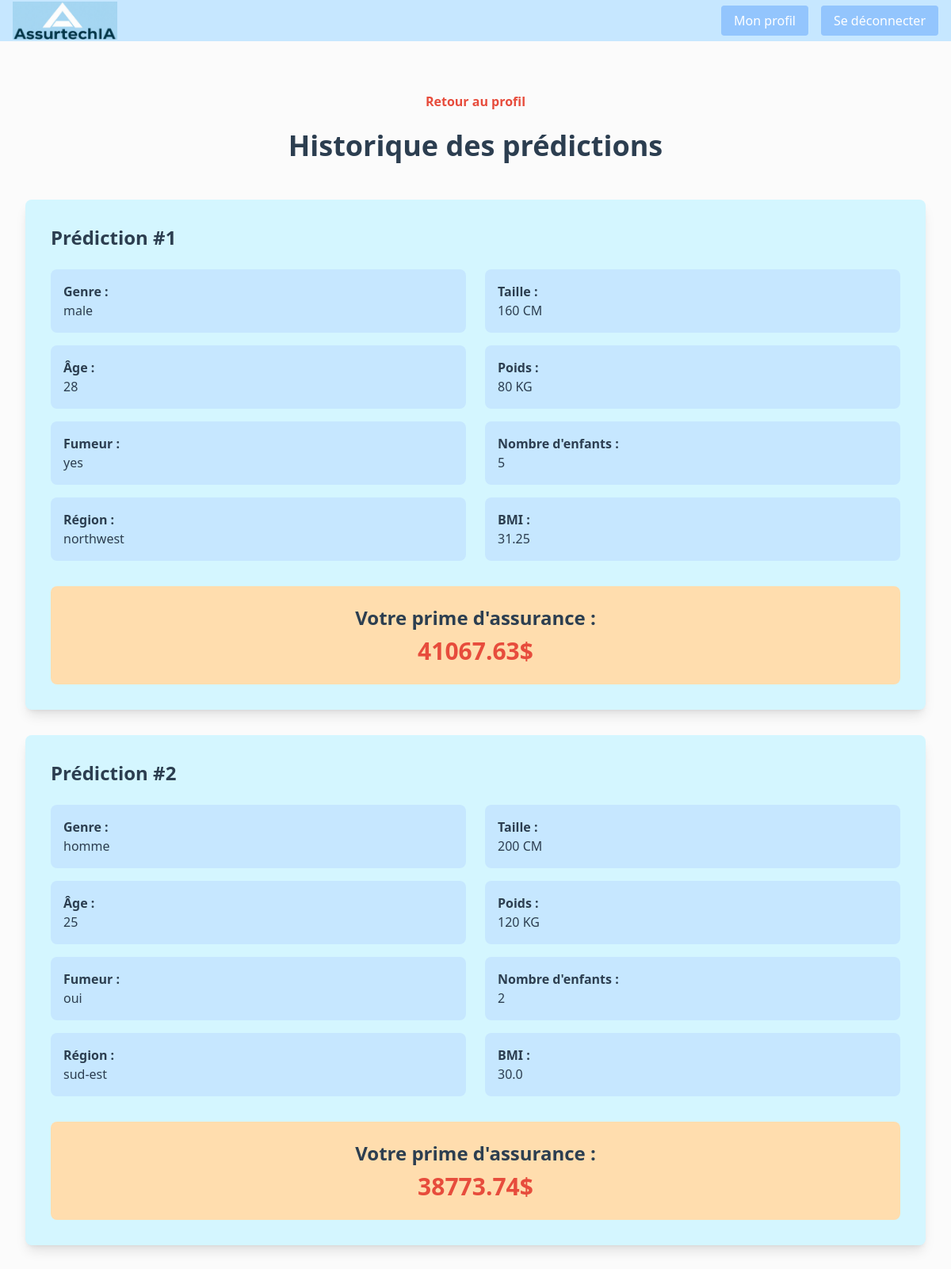
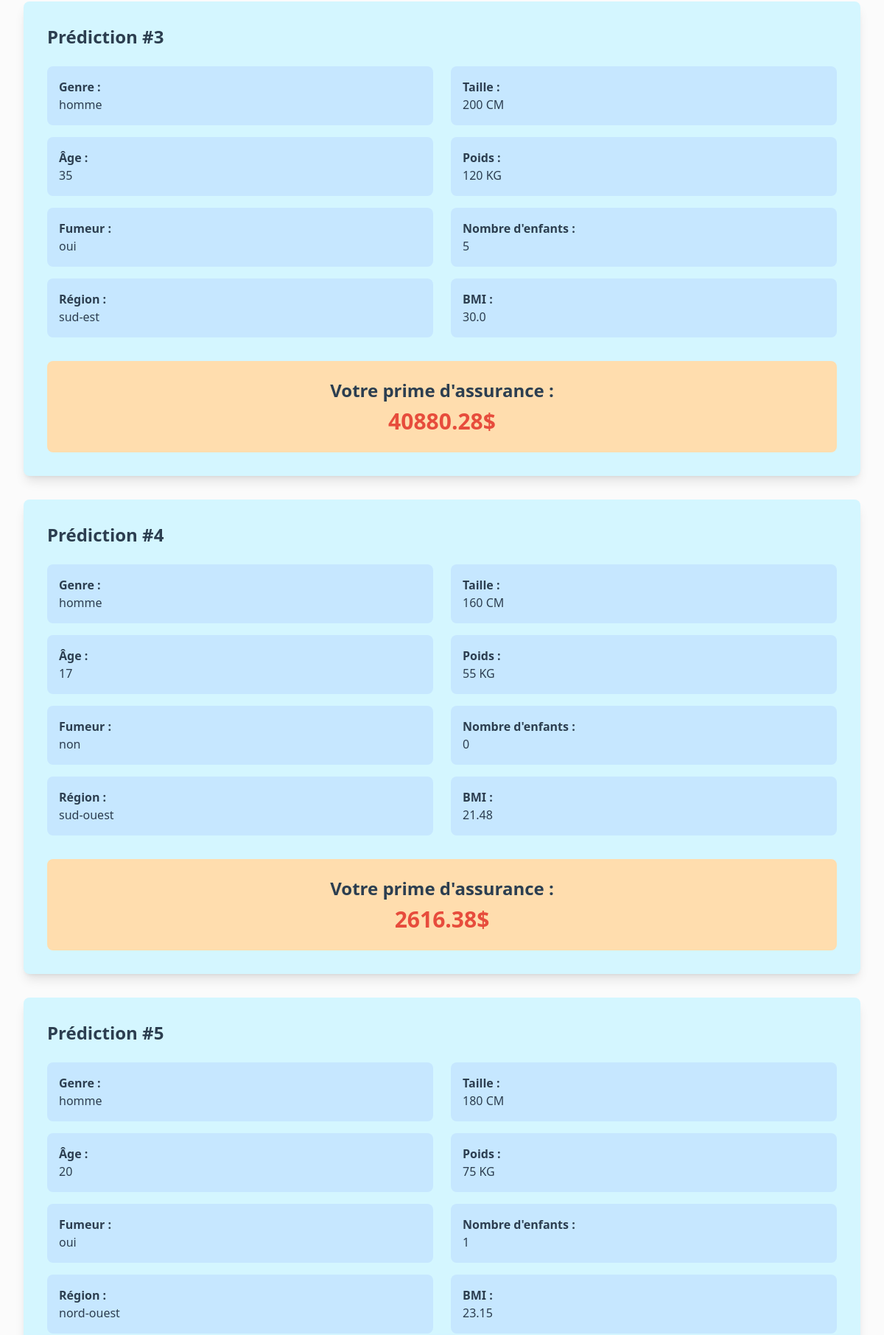
The app's page /authentication/historical/ (signed in, upper part) with its own data (2 pictures, top to bottom).
### authentication/models.py (models this page shows)
class Prediction(models.Model):
    class Is_smoker(models.TextChoices):
        oui = "oui"
        non = "non"
    class Genre(models.TextChoices):
        homme = "homme"
        femme = "femme"
    class Region(models.TextChoices):
        southwest = "sud-ouest"
        northwest = "nord-ouest"
        southeast = "sud-est"
        northeast = "nord-est"
    genre = models.CharField(choices=Genre.choices, max_length=10)
    is_smoker = models.CharField(choices=Is_smoker.choices, max_length=10)
    region = models.CharField(choices=Region.choices, max_length=10)
    age = models.IntegerField(
        validators=[MinValueValidator(16), MaxValueValidator(100)]
    )
    weight = models.IntegerField(
        validators=[MinValueValidator(20), MaxValueValidator(450)]
    )
    size = models.IntegerField(
        validators=[MinValueValidator(100), MaxValueValidator(260)]
    )
    bmi = models.FloatField(null=True, blank=True)
    number_children = models.IntegerField(
        validators=[MinValueValidator(0), MaxValueValidator(100)]
    )
    user = models.ForeignKey(User, null=True, on_delete=models.SET_NULL)
    prediction_charge = models.FloatField(null=True, blank=True)
    prediction_date = models.DateTimeField(blank=True, null=True)

### authentication/views.py (the view)
# urls.py: path('historical/', PredictionHistorical, name='historical'),
@login_required
def PredictionHistorical(request):
    predictions = Prediction.objects.filter(user=request.user)
    return render(
        request,
        "authentication/prediction_historical.html",
        context={"predictions": predictions},
    )

### authentication/templates/authentication/prediction_historical.html (shortened to what this page needs)
{% extends 'base.html' %}
{% block content %}
    <div class="min-h-screen bg-[#FBFBFB] py-12 px-4 sm:px-6 lg:px-8">
        <div class="text-center">
            <a href="{% url 'profil' %}" class="mt-4 inline-block text-[#e74c3c] hover:underline"><b>Retour au profil</b></a>
            <br>
            <br>
            <h1 class="text-4xl font-bold text-[#2c3e50]">Historique des prédictions</h1>
        </div>
        <div class="mt-12 space-y-8">
            {% for prediction in predictions %}
                <div class="bg-[#D4F6FF] p-8 rounded-lg shadow-lg">
                    <h2 class="text-2xl font-semibold text-[#2c3e50] mb-6">Prédiction #{{ forloop.counter }}</h2>
                    <div class="grid grid-cols-1 md:grid-cols-2 gap-6">
                        <div class="space-y-4">
                            <div class="bg-[#C6E7FF] p-4 rounded-lg">
                                <p class="font-semibold text-[#2c3e50]">Genre :</p>
                                <p class="text-[#2c3e50]">{{ prediction.genre }}</p>
                            </div>
                            <div class="bg-[#C6E7FF] p-4 rounded-lg">
                                <p class="font-semibold text-[#2c3e50]">Âge :</p>
                                <p class="text-[#2c3e50]">{{ prediction.age }}</p>
                            </div>
                            <div class="bg-[#C6E7FF] p-4 rounded-lg">
                                <p class="font-semibold text-[#2c3e50]">Fumeur :</p>
                                <p class="text-[#2c3e50]">{{ prediction.is_smoker }}</p>
                            </div>
                            <div class="bg-[#C6E7FF] p-4 rounded-lg">
                                <p class="font-semibold text-[#2c3e50]">Région :</p>
                                <p class="text-[#2c3e50]">{{ prediction.region }}</p>
                            </div>
                        </div>
                        <div class="space-y-4">
                            <div class="bg-[#C6E7FF] p-4 rounded-lg">
                                <p class="font-semibold text-[#2c3e50]">Taille :</p>
                                <p class="text-[#2c3e50]">{{ prediction.size }} CM</p>
                            </div>
                            <div class="bg-[#C6E7FF] p-4 rounded-lg">
                                <p class="font-semibold text-[#2c3e50]">Poids :</p>
                                <p class="text-[#2c3e50]">{{ prediction.weight }} KG</p>
                            </div>
                            <div class="bg-[#C6E7FF] p-4 rounded-lg">
                                <p class="font-semibold text-[#2c3e50]">Nombre d'enfants :</p>
                                <p class="text-[#2c3e50]">{{ prediction.number_children }}</p>
                            </div>
                            <div class="bg-[#C6E7FF] p-4 rounded-lg">
                                <p class="font-semibold text-[#2c3e50]">BMI :</p>
                                <p class="text-[#2c3e50]">{{ prediction.bmi }}</p>
                            </div>
                        </div>
                    </div>
                    <div class="mt-8 bg-[#FFDDAE] p-6 rounded-lg text-center">
                        <p class="text-2xl font-bold text-[#2c3e50]">Votre prime d'assurance :</p>
                        <p class="text-3xl font-bold text-[#e74c3c] mt-2">{{ prediction.prediction_charge }}$</p>
                    </div>
                </div>
            {% endfor %}
        </div>
    </div>
{% endblock content %}

### static/css/styles.css (style rules this page uses)
* { box-sizing: border-box; margin: 0; padding: 0; }
body { background-size: cover; background-repeat: no-repeat; background-position: center; position: relative; }
body::after { content: ""; position: absolute; top: 0; left: 0; width: 100%; height: 100%; background: rgba(255, 255, 255, 0.35); pointer-events: none; z-index: -1; }

### records on screen
Prediction: genre "male", age "28", is_smoker "yes", region "northwest", size "160", weight "80", number_children "5", bmi "31.25", prediction_charge "41067.63"
Prediction: genre "homme", age "25", is_smoker "oui", region "sud-est", size "200", weight "120", number_children "2", bmi "30.0", prediction_charge "38773.74"
Prediction: genre "homme", age "35", is_smoker "oui", region "sud-est", size "200", weight "120", number_children "5", bmi "30.0", prediction_charge "40880.28"
Prediction: genre "homme", age "17", is_smoker "non", region "sud-ouest", size "160", weight "55", number_children "0", bmi "21.48", prediction_charge "2616.38"
Prediction: genre "homme", age "20", is_smoker "oui", region "nord-ouest", size "180", weight "75", number_children "1", bmi "23.15"
